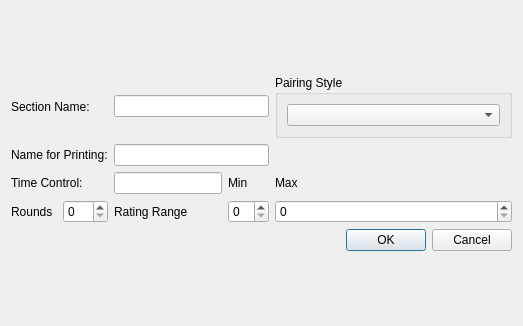
<?xml version="1.0" encoding="UTF-8"?>
<ui version="4.0">
 <class>SectionDialog</class>
 <widget class="QDialog" name="SectionDialog">
  <property name="geometry">
   <rect>
    <x>0</x>
    <y>0</y>
    <width>523</width>
    <height>326</height>
   </rect>
  </property>
  <property name="windowTitle">
   <string>Dialog</string>
  </property>
  <layout class="QGridLayout" name="gridLayout_2">
   <item row="0" column="0">
    <layout class="QGridLayout" name="gridLayout">
     <item row="3" column="2" colspan="2">
      <widget class="QLabel" name="rtgLabel">
       <property name="text">
        <string>Rating Range </string>
       </property>
      </widget>
     </item>
     <item row="3" column="0">
      <widget class="QLabel" name="roundsLabel">
       <property name="text">
        <string>Rounds</string>
       </property>
      </widget>
     </item>
     <item row="3" column="5">
      <widget class="QSpinBox" name="maxSpinBox"/>
     </item>
     <item row="2" column="4">
      <widget class="QLabel" name="minLabel">
       <property name="sizePolicy">
        <sizepolicy hsizetype="Preferred" vsizetype="Maximum">
         <horstretch>0</horstretch>
         <verstretch>10</verstretch>
        </sizepolicy>
       </property>
       <property name="minimumSize">
        <size>
         <width>0</width>
         <height>0</height>
        </size>
       </property>
       <property name="sizeIncrement">
        <size>
         <width>0</width>
         <height>0</height>
        </size>
       </property>
       <property name="baseSize">
        <size>
         <width>0</width>
         <height>0</height>
        </size>
       </property>
       <property name="text">
        <string>Min</string>
       </property>
       <property name="alignment">
        <set>Qt::AlignmentFlag::AlignBottom|Qt::AlignmentFlag::AlignLeading|Qt::AlignmentFlag::AlignLeft</set>
       </property>
      </widget>
     </item>
     <item row="2" column="5">
      <widget class="QLabel" name="maxLabel">
       <property name="text">
        <string>Max</string>
       </property>
      </widget>
     </item>
     <item row="3" column="1">
      <widget class="QSpinBox" name="roundsSpinBox"/>
     </item>
     <item row="4" column="5">
      <widget class="QDialogButtonBox" name="buttonBox">
       <property name="orientation">
        <enum>Qt::Orientation::Horizontal</enum>
       </property>
       <property name="standardButtons">
        <set>QDialogButtonBox::StandardButton::Cancel|QDialogButtonBox::StandardButton::Ok</set>
       </property>
      </widget>
     </item>
     <item row="3" column="4">
      <widget class="QSpinBox" name="minSpinBox"/>
     </item>
     <item row="0" column="5">
      <widget class="QGroupBox" name="pairingGroupBox">
       <property name="title">
        <string>Pairing Style</string>
       </property>
       <layout class="QVBoxLayout" name="verticalLayout">
        <item>
         <widget class="QComboBox" name="pairingComboBox"/>
        </item>
       </layout>
      </widget>
     </item>
     <item row="1" column="0" colspan="2">
      <widget class="QLabel" name="printNameLabel">
       <property name="text">
        <string>Name for Printing:</string>
       </property>
      </widget>
     </item>
     <item row="1" column="2" colspan="3">
      <widget class="QLineEdit" name="printNameEdit"/>
     </item>
     <item row="0" column="0" colspan="2">
      <widget class="QLabel" name="nameLabel">
       <property name="text">
        <string>Section Name:</string>
       </property>
      </widget>
     </item>
     <item row="0" column="2" colspan="3">
      <widget class="QLineEdit" name="nameEdit"/>
     </item>
     <item row="2" column="0" colspan="2">
      <widget class="QLabel" name="timeControlLabel">
       <property name="text">
        <string>Time Control:</string>
       </property>
      </widget>
     </item>
     <item row="2" column="2" colspan="2">
      <widget class="QLineEdit" name="timeControlEdit"/>
     </item>
    </layout>
   </item>
  </layout>
 </widget>
 <resources/>
 <connections>
  <connection>
   <sender>buttonBox</sender>
   <signal>accepted()</signal>
   <receiver>SectionDialog</receiver>
   <slot>accept()</slot>
   <hints>
    <hint type="sourcelabel">
     <x>248</x>
     <y>254</y>
    </hint>
    <hint type="destinationlabel">
     <x>157</x>
     <y>274</y>
    </hint>
   </hints>
  </connection>
  <connection>
   <sender>buttonBox</sender>
   <signal>rejected()</signal>
   <receiver>SectionDialog</receiver>
   <slot>reject()</slot>
   <hints>
    <hint type="sourcelabel">
     <x>316</x>
     <y>260</y>
    </hint>
    <hint type="destinationlabel">
     <x>286</x>
     <y>274</y>
    </hint>
   </hints>
  </connection>
 </connections>
</ui>
